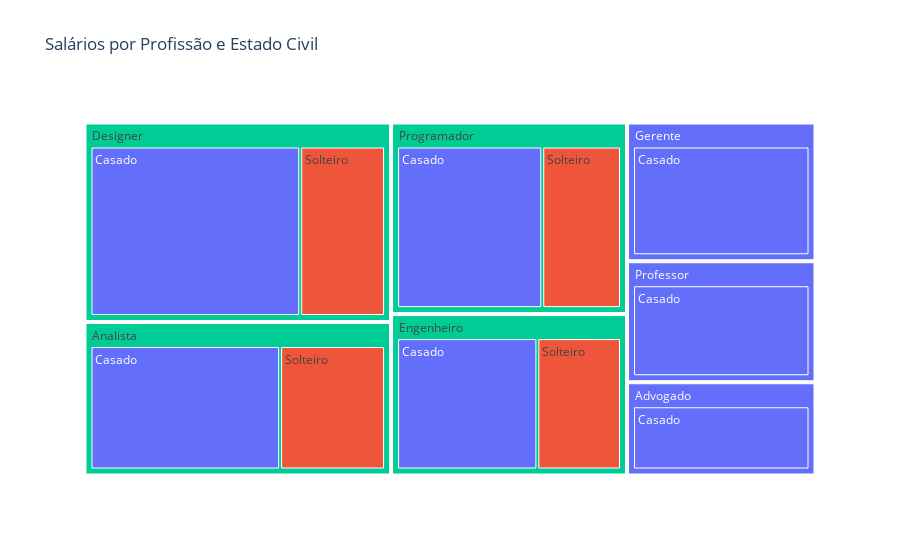

Notebook code for this chart:
### Markdown cell above
Outro visual muito bacana e interativo que essa biblioteca nos permite é o de gráficos de mapa de árvore, não vimos ele nos principais gráficos pois é pouco utilizado, mas nessa biblioteca ele é um dos gráficos com melhor interação:

### Code cell
# Aqui agrupamos os dados do DataFrame por profissão e estado civil, e calculando a média do salário para cada profissão e estado civil
salario_por_profissao_estado_civil = df.groupby(['Profissão', 'estado_civil'])['Salário'].mean().reset_index()

# Criando o gráfico de treemap com os salários por profissão, usando as cores para representar o estado civil
fig = px.treemap(salario_por_profissao_estado_civil,
                 path=['Profissão', 'estado_civil'],
                 values='Salário',
                 title='Salários por Profissão e Estado Civil',
                 color='estado_civil')
# Exibindo o gráfico
fig.show()

### Figure 1 — Plotly figure (JSON) as saved in the notebook; plotly's stock layout.template omitted (floating-point values rounded to 4 significant figures)
{"data": [{"branchvalues": "total", "customdata": [["Casado"], ["Casado"], ["Casado"], ["Casado"], ["Solteiro"], ["Solteiro"], ["Solteiro"], ["Casado"], ["Casado"], ["Casado"], ["Solteiro"], ["Casado"], ["(?)"], ["(?)"], ["(?)"], ["Casado"], ["Casado"], ["(?)"]], "domain": {"x": [0, 1], "y": [0, 1]}, "hovertemplate": "labels=%{label}<br>Salário=%{value}<br>parent=%{parent}<br>id=%{id}<br>estado_civil=%{customdata[0]}<extra></extra>", "ids": ["Advogado/Casado", "Analista/Casado", "Engenheiro/Casado", "Professor/Casado", "Analista/Solteiro", "Designer/Solteiro", "Engenheiro/Solteiro", "Designer/Casado", "Gerente/Casado", "Programador/Casado", "Programador/Solteiro", "Advogado", "Analista", "Designer", "Engenheiro", "Gerente", "Professor", "Programador"], "labels": ["Casado", "Casado", "Casado", "Casado", "Solteiro", "Solteiro", "Solteiro", "Casado", "Casado", "Casado", "Solteiro", "Advogado", "Analista", "Designer", "Engenheiro", "Gerente", "Professor", "Programador"], "marker": {"colors": ["#636efa", "#636efa", "#636efa", "#636efa", "#EF553B", "#EF553B", "#EF553B", "#636efa", "#636efa", "#636efa", "#EF553B", "#636efa", "#00cc96", "#00cc96", "#00cc96", "#636efa", "#636efa", "#00cc96"]}, "name": "", "parents": ["Advogado", "Analista", "Engenheiro", "Professor", "Analista", "Designer", "Engenheiro", "Designer", "Gerente", "Programador", "Programador", "", "", "", "", "", "", ""], "type": "treemap", "values": [2691, 4637, 3652.0, 3492, 2568.0, 2698.0, 2178, 6667, 4004, 4487.0, 2434.0, 2691, 7204.0, 9366.0, 5830.0, 4004, 3492, 6920.0]}], "layout": {"autosize": true, "legend": {"tracegroupgap": 0}, "title": {"text": "Salários por Profissão e Estado Civil"}}}
